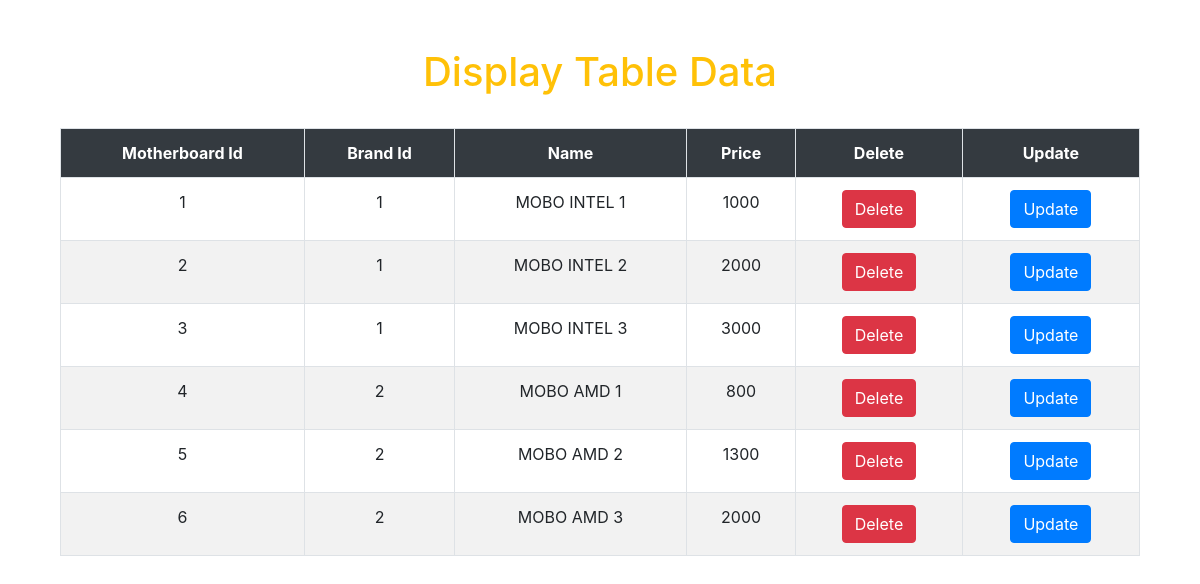
The page /crud/DisplayParts/displayMobo.php on the database its author committed.
### tables this page shows
CREATE TABLE `mobo` (
  `mobo_id` int(11) NOT NULL,
  `parent_id` int(11) NOT NULL,
  `mobo_name` varchar(20) NOT NULL,
  `mobo_price` int(11) NOT NULL
);

### crud/DisplayParts/displayMobo.php (the view, shortened to what this page needs)
<!DOCTYPE html>
<html>
<head>
  <link rel="stylesheet" href="https://maxcdn.bootstrapcdn.com/bootstrap/4.0.0/css/bootstrap.min.css">
  <link rel="stylesheet" type="text/css" href="http://ajax.aspnetcdn.com/ajax/jquery.dataTables/1.9.4/css/jquery.dataTables.css">
</head>
<body>
  <div class="container">
    <div class="col-lg-12">
      <br><br>
      <h1 class="text-warning text-center"> Display Table Data </h1>
      <br>
      <table id="tabledata" class=" table table-striped table-hover table-bordered">
        <tr class="bg-dark text-white text-center">
          <th> Motherboard Id </th>
          <th> Brand Id </th>
          <th> Name </th>
          <th> Price </th>
          <th> Delete </th>
          <th> Update </th>
        </tr>
        <?php
include '../conn.php';
        $q = "select * from mobo ";
        $query = mysqli_query($con, $q);
        while ($res = mysqli_fetch_array($query)) {
        ?>
          <tr class="text-center">
            <td> <?php echo $res['mobo_id'];  ?> </td>
            <td> <?php echo $res['parent_id'];  ?> </td>
            <td> <?php echo $res['mobo_name'];  ?> </td>
            <td> <?php echo $res['mobo_price'];  ?> </td>
            <td> <button class="btn-danger btn"> <a href="delete.php?id=<?php echo $res['mobo_id']; ?>" class="text-white"> Delete </a> </button> </td>
            <td> <button class="btn-primary btn"> <a href="update.php?id=<?php echo $res['mobo_id']; ?>" class="text-white"> Update </a> </button> </td>
          </tr>
        <?php
        }
        ?>
      </table>
    </div>
  </div>
</body>
</html>

### rows shown on the page
mobo: mobo_id "1", parent "1", mobo_name "MOBO INTEL 1", mobo_price "1000"
mobo: mobo_id "2", parent "1", mobo_name "MOBO INTEL 2", mobo_price "2000"
mobo: mobo_id "3", parent "1", mobo_name "MOBO INTEL 3", mobo_price "3000"
mobo: mobo_id "4", parent "2", mobo_name "MOBO AMD 1", mobo_price "800"
mobo: mobo_id "5", parent "2", mobo_name "MOBO AMD 2", mobo_price "1300"
mobo: mobo_id "6", parent "2", mobo_name "MOBO AMD 3", mobo_price "2000"
